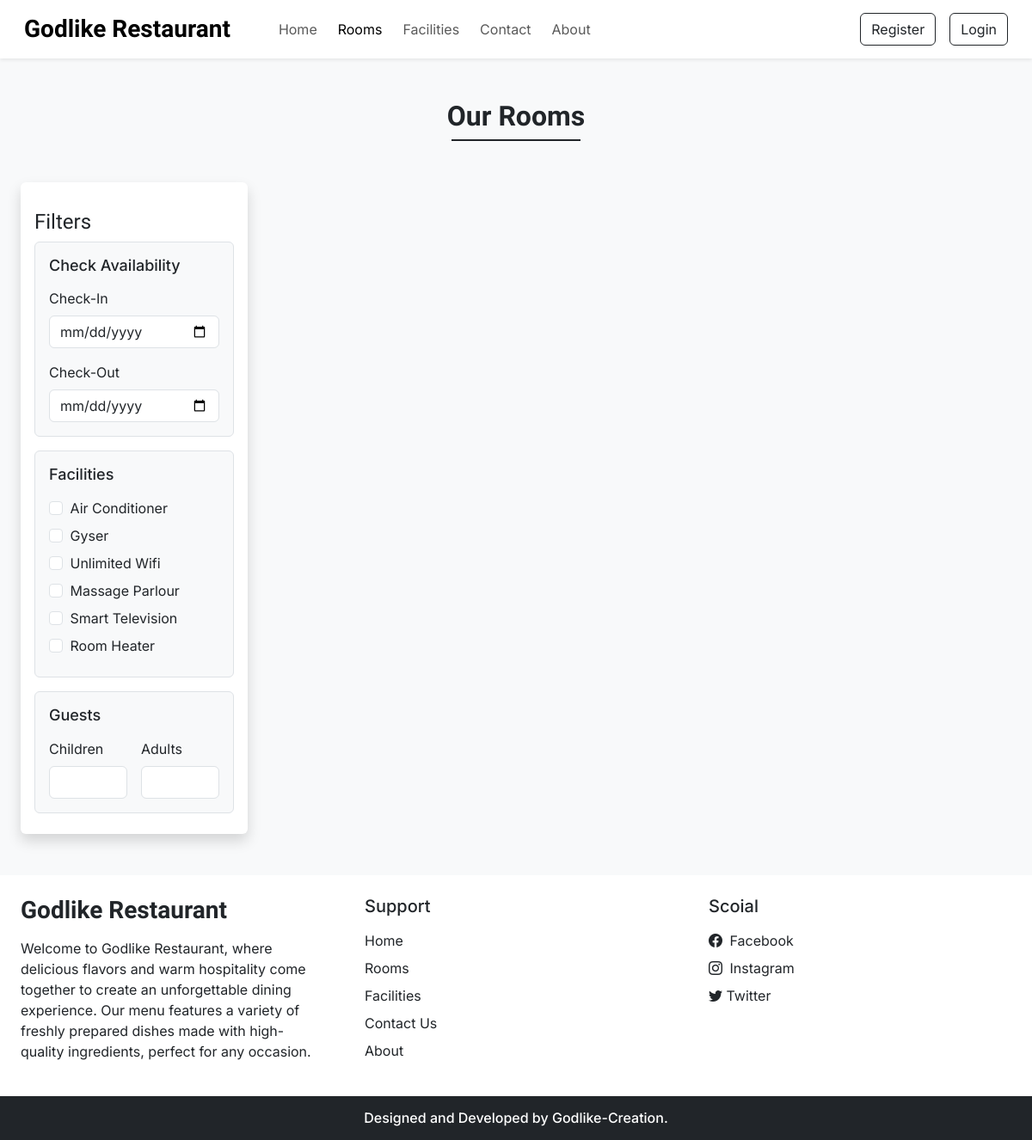
The page /rooms.php on the database its author committed.
### tables this page shows
CREATE TABLE `settings` (
  `sr_no` int(11) NOT NULL,
  `site_title` varchar(255) NOT NULL,
  `site_about` varchar(255) NOT NULL,
  `shutdown` tinyint(4) NOT NULL DEFAULT 0
);

CREATE TABLE `facilities` (
  `id` int(11) NOT NULL,
  `icon` varchar(50) NOT NULL,
  `name` varchar(255) NOT NULL,
  `description` varchar(255) NOT NULL
);

### admin/include/connect.php (called while the page is built, shortened)
<?php
    function selectAllData($table) {
        $connect = $GLOBALS["connect"];
        $query = "SELECT * FROM `$table`";
        $result = mysqli_query($connect, $query);
        return $result;
    }
    function select($query, $values, $types) {
        $connect = $GLOBALS["connect"];
        if ($stmt = mysqli_prepare($connect, $query)) {
            mysqli_stmt_bind_param($stmt, $types, ...$values);
            if (mysqli_stmt_execute($stmt)) {
                $result = mysqli_stmt_get_result($stmt);
                return $result;
            } else {
                mysqli_stmt_close($stmt);
                die("Query cannot be prepared - Select");
            }
        } else {
            die("Query cannot be executed - Select");
        }
    }
?>

### rooms.php (the view, shortened to what this page needs)
<!DOCTYPE html>
<html lang="en">
<head>
    <?php require_once("./include/include.php"); ?>
</head>
<body class="bg-light">
    <?php
        require_once("./include/header.php");
        $checkin_default = $checkout_default = $adult = $children = "";
    ?>
    <div class="my-5 px-4">
        <h2 class="fw-bold new-font text-center">Our Rooms</h2>
        <div class="horizontal-line bg-dark"></div>
    </div>
    <div class="container-fluid">
        <div class="row">
            <div class="col-lg-3 col-md-12 mb-lg-0 mb-4 ps-4">
                <nav class="navbar navbar-expand-lg navbar-light bg-white rounded shadow">
                    <div class="container-fluid flex-lg-column align-items-stretch p-3">
                        <h4 class="mt-2 new-font">Filters</h4>
                        <div class="collapse navbar-collapse flex-column align-items-stretch" id="filterDropdown">
                            <div class="border bg-light p-3 rounded mb-3">
                                <h5 class="d-flex align-items-center justify-content-between mb-3" style="font-size: 18px;">
                                    <span>Check Availability</span>
                                </h5>
                                <label class="form-label">Check-In</label>
                                <input type="date" id="check-in" class="form-control shadow-none mb-3" value="<?php echo $checkin_default; ?>" onchange="checkAvailabilityFilter()">
                                <label class="form-label">Check-Out</label>
                                <input type="date" id="check-out" class="form-control shadow-none" value="<?php echo $checkout_default; ?>" onchange="checkAvailabilityFilter()">
                            </div>
                            <div class="border bg-light p-3 rounded mb-3">
                                <h5 class="d-flex align-items-center justify-content-between mb-3" style="font-size: 18px;">
                                    <span>Facilities</span>
                                </h5>
                                <?php
                                    $facilities_result = selectAllData("facilities");
                                    while ($data = mysqli_fetch_assoc($facilities_result)) {
                                        echo<<<facilities
                                            <div class="mb-2">
                                                <input type="checkbox" name="facilities" id="$data[id]" class="form-check-input shadow-none me-1" value="$data[id]" onclick="fetchRooms()">
                                                <label class="form-check-label" for="$data[id]">$data[name]</label>
                                            </div>
                                        facilities;
                                    }
                                ?>
                            </div>
                            <div class="border bg-light p-3 rounded">
                                <h5 class="d-flex align-items-center justify-content-between mb-3" style="font-size: 18px;">
                                    <span>Guests</span>
                                </h5>
                                <div class="d-flex">
                                    <div class="me-3">
                                        <label class="form-label" for="f-one">Children</label>
                                        <input type="number" id="children" class="form-control shadow-none" min="1" value="<?php echo $children; ?>" oninput="guestFilter()">
                                    </div>
                                    <div>
                                        <label class="form-label" for="f-one">Adults</label>
                                        <input type="number" id="adult" class="form-control shadow-none" min="1" value="<?php echo $adult; ?>" oninput="guestFilter()">
                                    </div>
                                </div>
                            </div>
                        </div>
                    </div>
                </nav>
            </div>
            <div class="col-lg-9 col-md-12 px-4" id="rooms-data"></div>
        </div>
    </div>
    <?php require_once("./include/footer.php"); ?>
</body>
</html>

### include/header.php (shortened to what this page needs)
<nav class="navbar navbar-expand-lg navbar-light bg-white px-lg-3 py-lg-2 shadow-sm sticky-top">
    <div class="container-fluid">
        <a class="navbar-brand new-font me-5 fw-bold fs-3" href="index.php">
            <?php echo $settings_result["site_title"]; ?>
        </a>
        <div class="collapse navbar-collapse" id="navbarSupportedContent">
            <ul class="navbar-nav me-auto mb-2 mb-lg-0">
                <li class="nav-item">
                    <a class="nav-link me-2" aria-current="page" href="index.php">Home</a>
                </li>
                <li class="nav-item">
                    <a class="nav-link me-2" href="rooms.php">Rooms</a>
                </li>
                <li class="nav-item">
                    <a class="nav-link me-2" href="facilities.php">Facilities</a>
                </li>
                <li class="nav-item">
                    <a class="nav-link me-2" href="contact.php">Contact</a>
                </li>
                <li class="nav-item">
                    <a class="nav-link" href="about.php">About</a>
                </li>
            </ul>
            <div class="d-flex">
                <?php
                    if (isset($_SESSION["login"]) && $_SESSION["login"] == true) {
                        $path = USERS_IMAGE_PATH;
                        echo<<<data
                            <div class="btn-group d-flex align-items-center">
                                <button type="button" class="btn btn-outline-dark shadow-none dropdown-toggle" data-bs-toggle="dropdown" data-bs-display="static" aria-expanded="false">
                                    <img src="$path$_SESSION[userprofile]" alt="$_SESSION[userprofile]" style="width: 25px; height: 25px;" class="me-1 rounded-circle">
                                    $_SESSION[username]
                                </button>
                                <ul class="dropdown-menu dropdown-menu-lg-end">
                                    <li>
                                        <a class="dropdown-item" href="profile.php">Profile</a>
                                    </li>
                                    <li>
                                        <a class="dropdown-item" href="bookings.php">Bookings</a>
                                    </li>
                                    <li>
                                        <a class="dropdown-item" href="logout.php">Logout</a>
                                    </li>
                                </ul>
                            </div>
                        data;
                    } else {
                        echo<<<data
                            <button type="button" class="btn btn-outline-dark shadow-none me-lg-3 me-2" data-bs-toggle="modal" data-bs-target="#registerModal">Register</button>
                            <button type="button" class="btn btn-outline-dark shadow-none" data-bs-toggle="modal" data-bs-target="#loginModal">Login</button>
                        data;
                    }
                ?>
            </div>
        </div>
    </div>
</nav>

### include/footer.php
<div class="container-fluid mt-5 bg-white">
    <div class="row">
        <div class="col-lg-4 p-4">
            <h3 class="new-font fw-bold fs-3 mb-3"><?php echo $settings_result["site_title"]; ?></h3>
            <p><?php echo $settings_result["site_about"]; ?></p>
        </div>
        <div class="col-lg-4 p-4">
            <h5 class="mb-3">Support</h5>
            <a href="index.php" class="d-inline-block mb-2 text-dark text-decoration-none">Home</a><br>
            <a href="rooms.php" class="d-inline-block mb-2 text-dark text-decoration-none">Rooms</a><br>
            <a href="facilities.php" class="d-inline-block mb-2 text-dark text-decoration-none">Facilities</a><br>
            <a href="contact.php" class="d-inline-block mb-2 text-dark text-decoration-none">Contact Us</a><br>
            <a href="about.php" class="d-inline-block mb-2 text-dark text-decoration-none">About</a>
        </div>
        <div class="col-lg-4 p-4">
            <h5 class="mb-3">Scoial</h5>
            <a href="<?php echo $contact_result['facebook']; ?>" class="d-inline-block mb-2 text-dark text-decoration-none">
                <i class="bi bi-facebook me-1"></i> Facebook
            </a><br>
            <a href="<?php echo $contact_result['instagram']; ?>" class="d-inline-block mb-2 text-dark text-decoration-none">
                <i class="bi bi-instagram me-1"></i> Instagram
            </a><br>
            <?php
                if ($contact_result["twitter"] != "") {
                    echo<<<data
                        <a href="$contact_result[twitter]" target="_blank" class="d-inline-block text-dark text-decoration-none">
                            <i class="bi bi-twitter"></i> Twitter
                        </a>
                    data;
                }
            ?>
        </div>
    </div>
</div>
<h6 class="text-center bg-dark text-white p-3 m-0">Designed and Developed by Godlike-Creation.</h6>

### css/common.css (style rules this page uses)
:root { --pearl-blue: #2e44c1; --pearl-blue-hover: #31279e; }
* { margin: 0; padding: 0; box-sizing: border-box; font-family: "Inter", Arial; }
.new-font { font-family: "Merienda", Arial; }
.horizontal-line { width: 150px; margin: 0 auto; height: 1.7px; }
input[type=number] { -moz-appearance: none; appearance: none; }

### rows shown on the page
settings: site_title "Godlike Restaurant", site_about "Welcome to Godlike Restaurant, where delicious flavors and warm hospitality come together to create an unforgettable dining experience. Our menu features a variety of freshly prepared dishes made with high-quality ingredients, perfect for any occasion."
facilities: name "Air Conditioner"
facilities: name "Gyser"
facilities: name "Unlimited Wifi"
facilities: name "Massage Parlour"
facilities: name "Smart Television"
facilities: name "Room Heater"
